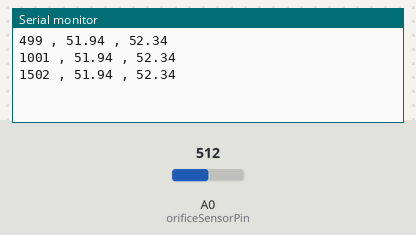
This sketch was run on a simulated Arduino Uno, built with avr-gcc and run on an emulated ATmega328P. Parts: the last lines printed to the serial monitor. The inputs (shaded band) are chosen by the test bench; at power-on: A0 (orificeSensorPin) = 512.

Above: at 1.7 s.
1.8 s: A0 (orificeSensorPin) set to 716
At 2.4 s:
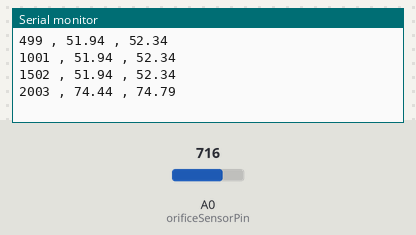
3.3 s: A0 (orificeSensorPin) set to 900
At 3.9 s:
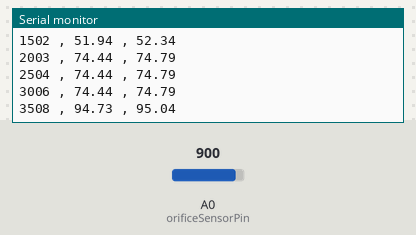
Timing chart, 0 to 6.3 s (numbered marks = the images above; inputs shaded):
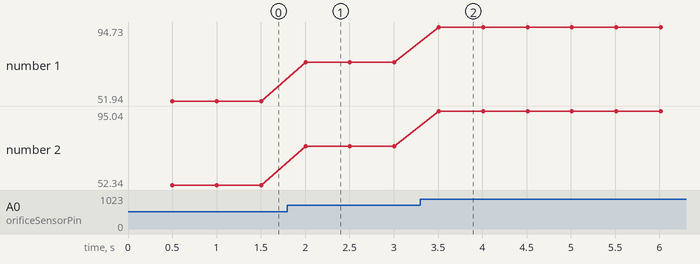

Measured:
- after the input at 1.8 s, the serial monitor: prints a new line after 0.20 s (image 1)
- after the input at 3.3 s, the serial monitor: prints a new line after 0.21 s (image 2)
- plotted number 1: 51.94 → 74.44 after the input at 1.8 s, 74.44 → 94.73 after the input at 3.3 s
- plotted number 2: 52.34 → 74.79 after the input at 1.8 s, 74.79 → 95.04 after the input at 3.3 s

The sketch:

sketch_apr6b.ino
```cpp
#include <Wire.h>
float Vs = 5.14; // measured with multimeter
// float V_atm = 0.835; // multimeter voltage reading from data pin at atm
// float raw_atm = 165; // raw arduino reading at atm
// float sensitivity = 6.4; // V/P, mV/kPa

#define orificeSensorPin A0


void setup() {
  // put your setup code here, to run once:
  delay(500);
  Serial.begin(9600);

}

void loop() {
  // put your main code here, to run repeatedly:

  int rawValue = analogRead(orificeSensorPin);
  // float rawValueZeroedGauge = rawValue - raw_atm;
  float Vout = rawValue * Vs / 1023;
  // float P1 = Vout / sensitivity;
  float P2 = (Vout/Vs - 0.04)/0.0012858;
  // float presVout = constrain(rawValue, 0, 1023);
  // float presVoutZeroedGauge = Vout - V_atm;
  // float P2 = presVoutZeroedGauge / sensitivity;
  // float
  // float zeroedtoGauge =
  // float presVout = constrain(rawValue, 0, 1023);
  float P_sia_rough = (P2*1000)/6894.757293178;
  float P_sia_cal = 0.998*P_sia_rough + 0.503;

  // float zeroedADCval = float(rawValue) - ADCoffset;
  // // float zeroedADCval = rawValue;
  // zeroedADCval = constrain(zeroedADCval, 0, 1023);
  // float presPa = zeroedADCval * ADC_mV / sensitivity * mmh2O_pa;


  // float preskPa = ((presVout/Vs)-0.04)/0.0012858;
  // // float preskPa = (rawValue - 40.92)/1.31537 ;
  // float presPa = preskPa * 1000;
  // float prespsia = presPa / (6894.757293178);


  Serial.print(millis());
  Serial.print(" , ");
  // Serial.print(rawValue);
  // Serial.print(" , ");
  // Serial.print(Vout);
  // Serial.print(" , ");
  // // Serial.print(presVoutZeroedGauge);
  // Serial.print(" , ");
  Serial.print(P_sia_rough);
  Serial.print(" , ");
  Serial.print(P_sia_cal);
  Serial.println("");
  delay(500);
}
```
